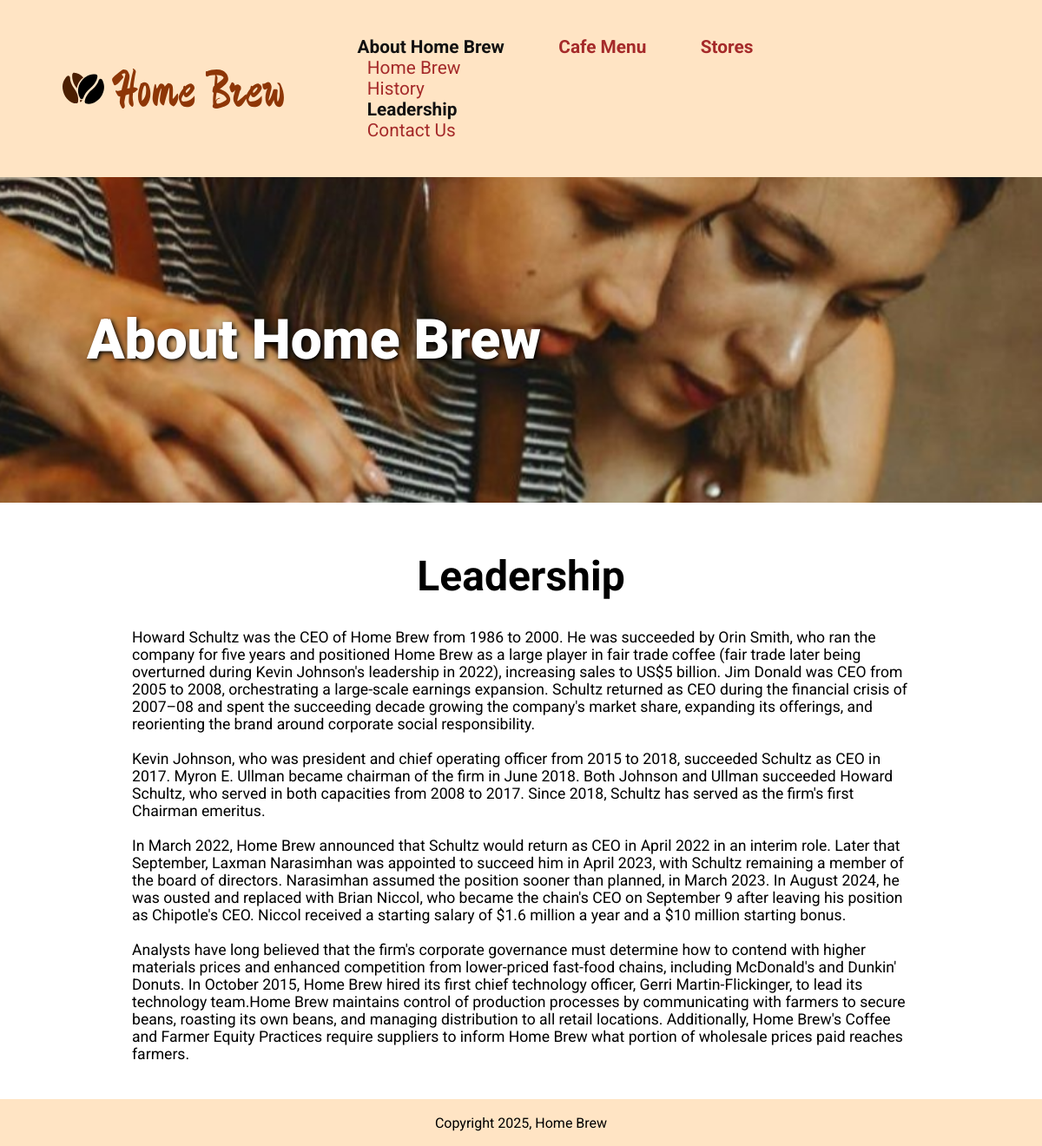
/index.php?id=34, run on the app's committed database.
### tables this page shows
CREATE TABLE `subjects` (
  `id` int(11) NOT NULL,
  `menu_name` varchar(255) DEFAULT NULL,
  `position` int(3) DEFAULT NULL,
  `visible` tinyint(1) DEFAULT NULL
);

CREATE TABLE `pages` (
  `id` int(11) NOT NULL,
  `subject_id` int(11) DEFAULT NULL,
  `menu_name` varchar(255) DEFAULT NULL,
  `position` int(3) DEFAULT NULL,
  `visible` tinyint(1) DEFAULT NULL,
  `image` varchar(255) NOT NULL,
  `content` text DEFAULT NULL
);

### private/query_functions.php (called while the page is built, shortened)
<?php
function find_all_subjects($option = [])
{
    global $db;
    $visible = $option['visible'] ?? false;
    $sql = "SELECT * FROM subjects ";
    if ($visible) {
        $sql .= "WHERE visible = true ";
    }
    $sql .= "ORDER BY position ASC";
    $result = mysqli_query($db, $sql);
    return $result;
}
function find_subject_by_id($subject_id, $option = [])
{
    global $db;
    $visible = $option['visible'] ?? false;
    $sql = "SELECT * FROM subjects ";
    $sql .= "WHERE id='" . db_escape($db, $subject_id) . "'";
    if ($visible) {
        $sql .= "AND visible = true ";
    }
    $result = mysqli_query($db, $sql);
    $subject = mysqli_fetch_assoc($result);
    return $subject;
}
function find_page_by_id($page_id, $option = [])
{
    global $db;
    $visible = $option['visible'] ?? false;
    $sql = "SELECT * FROM pages ";
    $sql .= "WHERE id='" . db_escape($db, $page_id) . "' ";
    if ($visible) {
        $sql .= "AND visible = true ";
    }
    $result = mysqli_query($db, $sql);
    $page = mysqli_fetch_assoc($result);
    return $page;
}
function find_pages_by_subject_id($subject_id, $option = [])
{
    global $db;
    $visible = $option['visible'] ?? false;
    $sql = "SELECT * FROM pages ";
    $sql .= "WHERE subject_id='" . db_escape($db, $subject_id) . "' ";
    if ($visible) {
        $sql .= "AND visible = true ";
    }
    $sql .= "ORDER BY position ASC";
    $result = mysqli_query($db, $sql);
    return $result;
}

### private/database.php (called while the page is built, shortened)
<?php
function db_escape($connection, $string)
{
    return mysqli_escape_string($connection, $string);
}

### private/functions.php (called while the page is built, shortened)
<?php
function url_for($script_path)
{
    if ($script_path[0] != '/') {
        $script_path = "/" . $script_path;
    }
    return WWW_ROOT . $script_path;
}
function u($string = "")
{
    return urlencode($string);
}
function h($string = "")
{
    return htmlspecialchars($string);
}
function hu($string = "")
{
    return h(u($string));
}

### public/index.php (the view, shortened to what this page needs)
<?php require_once('../private/initialize.php'); ?>
<?php
$preview =  false;
$visible = !$preview;
if (isset($_GET['id'])) {
  $page_id = $_GET['id'];
  $subject = find_subject_by_id($page_id);
  $page = find_page_by_id($page_id, ['visible' => $visible]);
  $subject_id = $page['subject_id'];
  $subject = find_subject_by_id($subject_id, ['visible' => $visible]);
} else {
}
?>
<?php include(SHARED_PATH . '/public_header.php'); ?>
<main class="main">
  <div class="website-container">
    <?php
    if (isset($page)) {
      $allowed_tags = '<div><img><h1><h2><strong><li><a><ul><br><p>';
    ?>
      <div class="hero" style=" background-image: url(<?php echo url_for('/images/uploaded_image/' . $page['image']) ?>);">
        <h1><?php echo $subject['menu_name'] ?></h1>
      </div>
      <div class="content container">
        <h1 class="page-title"><?php echo $page['menu_name'] ?></h1>
        <p><?php echo nl2br(strip_tags($page['content'], $allowed_tags)); ?></p>
      <?php
    } else {
      include(SHARED_PATH . '/static.php');
    }
      ?>
      </div>
  </div>
</main>
<?php include(SHARED_PATH . '/public_footer.php'); ?>

### private/shared/public_navigation.php (shortened to what this page needs)
<?php
$page_id = $page_id ?? '';
$subject_id = $subject_id ?? '';
$visible = $visible ?? true;
?>
<navigation class="nav">
  <?php $nav_subjects = find_all_subjects(['visible' => $visible]); ?>
  <ul class="nav-list subjects">
    <?php while ($nav_subject = mysqli_fetch_assoc($nav_subjects)) { ?>
      <li class="nav-item <?php if ($nav_subject['id'] === $subject_id) {
                            echo "selected ";
                          } ?>fw-bold">
        <a class="nav-link" href="<?php echo url_for('index.php?subject_id=' . hu($nav_subject['id'])); ?>">
          <?php echo h($nav_subject['menu_name']); ?>
        </a>
        <?php if ($nav_subject['id'] === $subject_id) { ?>
          <?php $nav_pages = find_pages_by_subject_id($nav_subject['id'], ['visible' => $visible]); ?>
          <ul class="nav-list pages">
            <?php while ($nav_page = mysqli_fetch_assoc($nav_pages)) { ?>
              <li class="<?php if ($nav_page['id'] === $page_id) {
                            echo "selected";
                          } ?>">
                <a class="nav-link page-item" href="<?php echo url_for('index.php?id=' . hu($nav_page['id'])); ?>">
                  <?php echo h($nav_page['menu_name']); ?>
                </a>
              </li>
            <?php }
            ?>
          </ul>
        <?php mysqli_free_result($nav_pages);
        } ?>
      </li>
    <?php }
    ?>
  </ul>
</navigation>

### public/stylesheets/public.css (style rules this page uses)
* { box-sizing: border-box; font-size: 16px; font-family: "Roboto", serif; }
.container { width: 80%; max-width: 1100px; margin: 0 auto; }
body { margin: 0; padding: 0; }
header a { display: flex; align-items: center; padding-left: 3em; }
.nav { display: none; }
.main { margin: 0; display: flex; }
.nav { padding: 10px; }
.nav-list { list-style: none; margin-bottom: auto; padding: 0; margin-left: .7em; }
.nav-link { text-decoration: none; color: brown; font-weight: 700; font-size: 1.3em; margin: 0; }
.page-item { font-weight: 400; }
.selected>a { color: #121212; font-weight: bold; }
.nav-item { margin-bottom: 1em; }
.website-container { width: 100%; }
.hero { padding: 150px 100px; background-repeat: no-repeat; background-attachment: fixed; background-position: bottom; background-size: cover; }
.hero h1 { text-shadow: 2px 2px 5px black; font-weight: 900; color: #fff; font-size: 4rem; margin: 0; }
.content { margin: 0 auto; padding: 1.5em 2em; }
.content p { font-size: 1.1em; }
.page-title { font-weight: 700; font-size: 3rem; text-align: center; }
@media (min-width: 700px) { .nav { display: block; } }
@media (min-width: 700px) { .nav-list { display: flex; } }
@media (min-width: 700px) { .pages { display: block; } }

### data on the page
subjects: menu_name "About Home Brew"
pages: menu_name "Home Brew"
pages: menu_name "History"
pages: menu_name "Leadership", image (picture), content "Howard Schultz was the CEO of Home Brew from 1986 to 2000. He was succeeded by Orin Smith, who ran the company for five years and positioned Home Brew as a large player in fair trade coffee (fair trade later being overturned during Kevin Johnson's leadership in 2022), increasing sales to US$5 billion. Jim Donald was CEO from 2005 to 2008, orchestrating a large-scale earnings expansion. Schultz returned as CEO during the financial crisis of 2007–08 and spent the succeeding decade growing the company's market share, expanding its offerings, and reorienting the brand around corporate social responsibility. Kevin Johnson, who was president and chief operating officer from 2015 to 2018,…"
pages: menu_name "Contact Us"
subjects: menu_name "Cafe Menu"
subjects: menu_name "Stores"

### other printed values
$page_name "Home Brew"
